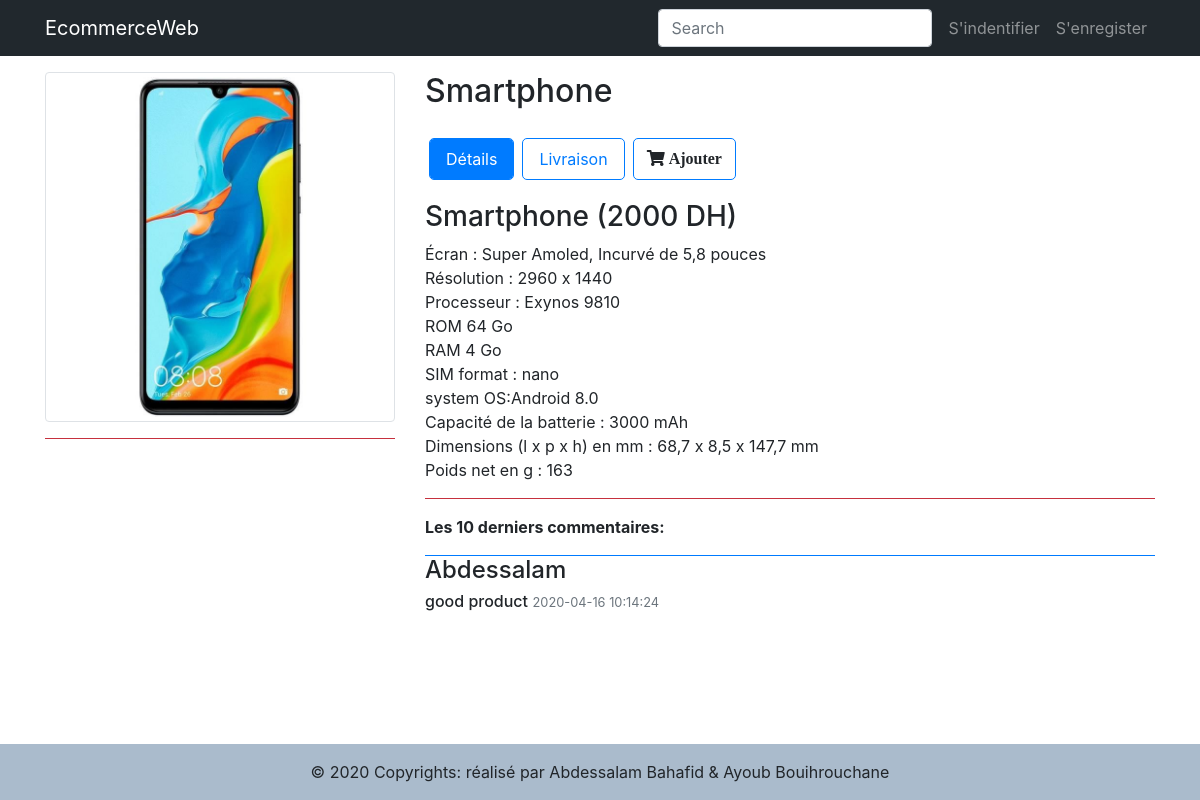
/produit?p=2, run on the app's committed database.
### tables this page shows
CREATE TABLE `produits` (
  `id` int(11) NOT NULL,
  `title` varchar(40) NOT NULL,
  `prix` int(5) NOT NULL,
  `image` varchar(50) NOT NULL,
  `details` text NOT NULL
);

CREATE TABLE `commentaires` (
  `id` int(11) NOT NULL,
  `product_id` int(11) NOT NULL,
  `user_id` int(11) NOT NULL,
  `content` text NOT NULL,
  `posted_at` timestamp NOT NULL DEFAULT current_timestamp()
);

CREATE TABLE `users` (
  `id` int(11) NOT NULL,
  `username` varchar(25) NOT NULL,
  `fname` varchar(100) NOT NULL,
  `number` varchar(20) NOT NULL,
  `role` varchar(10) NOT NULL DEFAULT 'membre',
  `email` varchar(25) NOT NULL,
  `password` varchar(50) NOT NULL,
  `token` varchar(50) DEFAULT NULL
);

### inc/db.php (called while the page is built, shortened)
<?php
class db extends PDO{
    public function returnData($query,$type=null){
        if($type=='one')
            return $this->query($query)->fetch(PDO::FETCH_ASSOC);
        else if($type=='many'){
            $rows=[];
            $data=$this->query($query)->fetchAll(PDO::FETCH_ASSOC);
            foreach($data as $r)
                array_push($rows,$r);
            return $rows;
        }
        return 'Specifier le type';
    }
}

### produit.php (the view, shortened to what this page needs)
<?php
require_once('inc/header.php');
    $db=new db;
require_once('inc/nav.php');
if(isset($_GET['p']) && is_numeric($_GET['p'])){
  $arr=$db->returnData("select * from produits where id=".$_GET['p'],'one');
}else
  header('Location: index');
?>
<div class="container content mt-3">
	<div class="row">
		<div class="col-md-4 col-sm-12">
				<img class="img-thumbnail" src="<?=$arr['image']?>">
        <hr class="bg-danger">
		</div>
		<div class="col-md-8 col-sm-12">
				<h2><?=$arr['title']?></h2>
        <ul class="nav nav-pills">
            <li class="p-0 mx-1"><a data-toggle="pill" href="#home" class="active nav-link">Détails</a></li>
            <li class="p-0 mx-1"><a data-toggle="pill" href="#menu1" class="nav-link">Livraison</a></li>
            <li class="p-0 mx-1">
            <form action=panier method=post>
				<button type="submit" name=submit class="btn btn-md"><i class="fas fa-shopping-cart"> Ajouter</i></button>
			</form>
            </li>
        </ul>
        <div class="tab-content">
          <div id="home" class="tab-pane fade in active show">
            <h3><?=$arr['title']." (".$arr['prix']." DH)"?></h3>
            <p><?=$arr['details'];?></p>
          </div>
        </div>
				<hr class="bg-danger">
        <?php
          $comments=$db->returnData("select * from commentaires where product_id=".$_GET['p']." order by posted_at desc limit 10",'many');
          if(empty($comments)){
        ?>
        <div class="text-center pb-2 rounded font-weight-bold border border-top-0 border-success">Pas de commentaire pour ce produit actuellement</div>
        <?php }else{ ?>
        <div>
          <div class="font-weight-bold pb-3">Les 10 derniers commentaires:</div>
          <?php foreach($comments as $com){
          $user=$db->returnData("select username from users where id=".$com['user_id'],"one");
          ?>
            <div class="border-top border-primary pb-4">
                <h4 class="mb-1"><?=$user['username'];?></h4>
              <span class="h6"><?=$com['content'];?></span>
              <span class="small text-muted justify-content-end"><?=$com['posted_at'];?></span>
            </div>
          <?php }} ?>
        </div>
		</div>
	</div>
</div>
<?php require_once('inc/footer.php') ?>

### css/style.css (style rules this page uses)
.content { min-height: calc(100vh - 128px) !important; }
body { position: relative; min-height: 100vh; }
.nav-pills li { border: 1px solid #007bff; margin: 20px; padding: 20px; border-radius: 5px; }

### data on the page
produits: image (picture), title "Smartphone", prix "2000", details "Écran : Super Amoled, Incurvé de 5,8 pouces Résolution : 2960 x 1440 Processeur : Exynos 9810 ROM 64 Go RAM 4 Go SIM format : nano system OS:Android 8.0 Capacité de la batterie : 3000 mAh Dimensions (l x p x h) en mm : 68,7 x 8,5 x 147,7 mm Poids net en g : 163"
commentaires: user.username "Abdessalam", content "good product", posted_at "2020-04-16 10:14:24"
